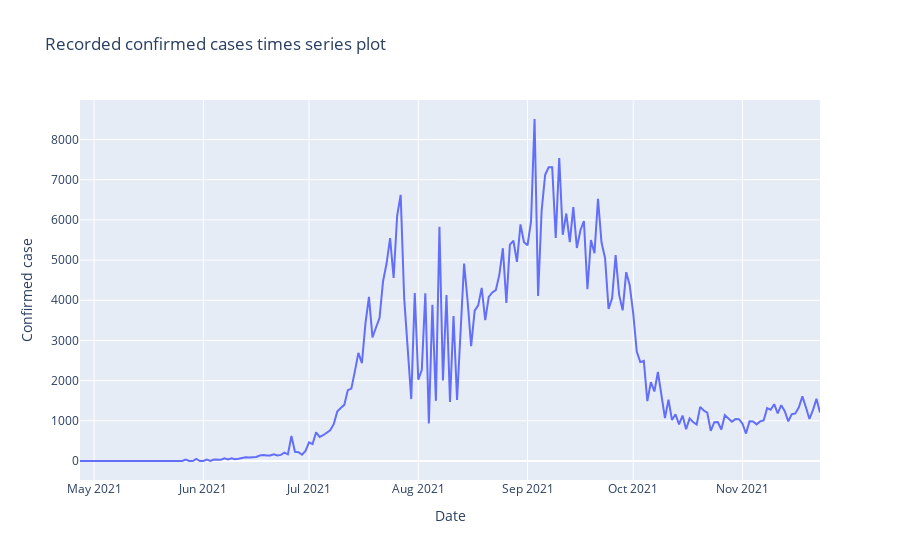

Write notebook code for a chart like this one.
### Markdown cell above
1. Import excel file, this excel file contains the COVID-19 confirmed cases have been recorded daily from 27th April to 24th November 2021.

### Code cell
data = pd.read_excel('data.xlsx')
plot_rawdata = px.line(data,x='Date',y='Confirmed case',title='Recorded confirmed cases times series plot')
plot_rawdata.show()

### Figure 1 — Plotly figure (JSON) as saved in the notebook; plotly's stock layout.template omitted (floating-point values rounded to 4 significant figures; data arrays with more than 128 entries replaced by an {"elided": "..."} marker saying what was removed)
{"data": [{"hovertemplate": "Date=%{x}<br>Confirmed case=%{y}<extra></extra>", "legendgroup": "", "line": {"color": "#636efa", "dash": "solid"}, "marker": {"symbol": "circle"}, "mode": "lines", "name": "", "orientation": "v", "showlegend": false, "type": "scatter", "x": {"elided": "211 str values"}, "xaxis": "x", "y": {"elided": "211 int values"}, "yaxis": "y"}], "layout": {"legend": {"tracegroupgap": 0}, "title": {"text": "Recorded confirmed cases times series plot"}, "xaxis": {"anchor": "y", "domain": [0, 1], "title": {"text": "Date"}}, "yaxis": {"anchor": "x", "domain": [0, 1], "title": {"text": "Confirmed case"}}}}
